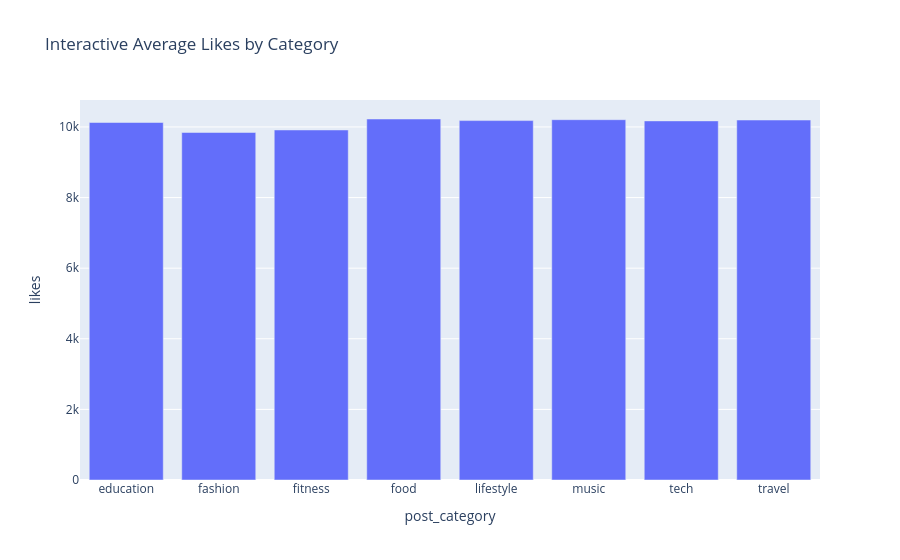

Notebook code for this chart:
### Code cell
try:
    import plotly.express as px
    if date_col and "engagement_score" in df.columns:
        plot_df = df.dropna(subset=[date_col]).copy()
        plot_df["date_for_plot"] = plot_df[date_col].dt.date
        daily_plot = plot_df.groupby("date_for_plot", as_index=False)["engagement_score"].mean()
        fig = px.line(daily_plot, x="date_for_plot", y="engagement_score",
                      title="Interactive Daily Average Engagement Score",
                      labels={"date_for_plot": "Date", "engagement_score": "Average engagement score"})
        fig.show()
    elif category_col and likes_col:
        plot_data = df.groupby(category_col, as_index=False)[likes_col].mean()
        fig = px.bar(plot_data, x=category_col, y=likes_col, title="Interactive Average Likes by Category")
        fig.show()
    else:
        print("Plotly chart skipped: no suitable date/engagement or category/likes fields.")
except ImportError:
    print("Plotly is not installed. Run: %pip install plotly")

### Figure 1 — Plotly figure (JSON) as saved in the notebook; plotly's stock layout.template omitted (floating-point values rounded to 4 significant figures)
{"data": [{"hovertemplate": "post_category=%{x}<br>likes=%{y}<extra></extra>", "legendgroup": "", "marker": {"color": "#636efa", "pattern": {"shape": ""}}, "name": "", "orientation": "v", "showlegend": false, "textposition": "auto", "type": "bar", "x": ["education", "fashion", "fitness", "food", "lifestyle", "music", "tech", "travel"], "xaxis": "x", "y": [10130.0, 9843.0, 9915.0, 10230.0, 10180.0, 10210.0, 10170.0, 10200.0], "yaxis": "y"}], "layout": {"barmode": "relative", "legend": {"tracegroupgap": 0}, "title": {"text": "Interactive Average Likes by Category"}, "xaxis": {"anchor": "y", "domain": [0, 1], "title": {"text": "post_category"}}, "yaxis": {"anchor": "x", "domain": [0, 1], "title": {"text": "likes"}}}}
